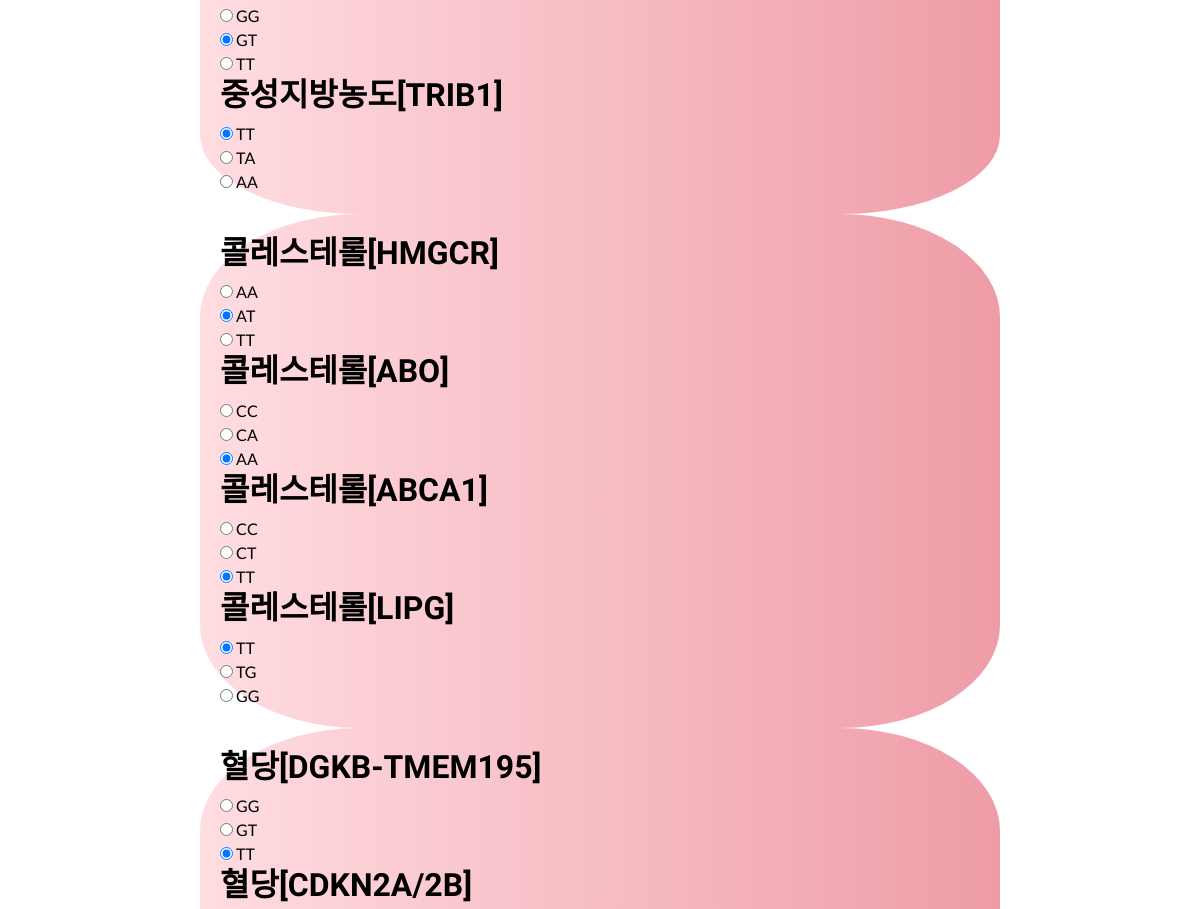
Page /mypage/properties/gene_register/1 (middle part) on the earlier database version.
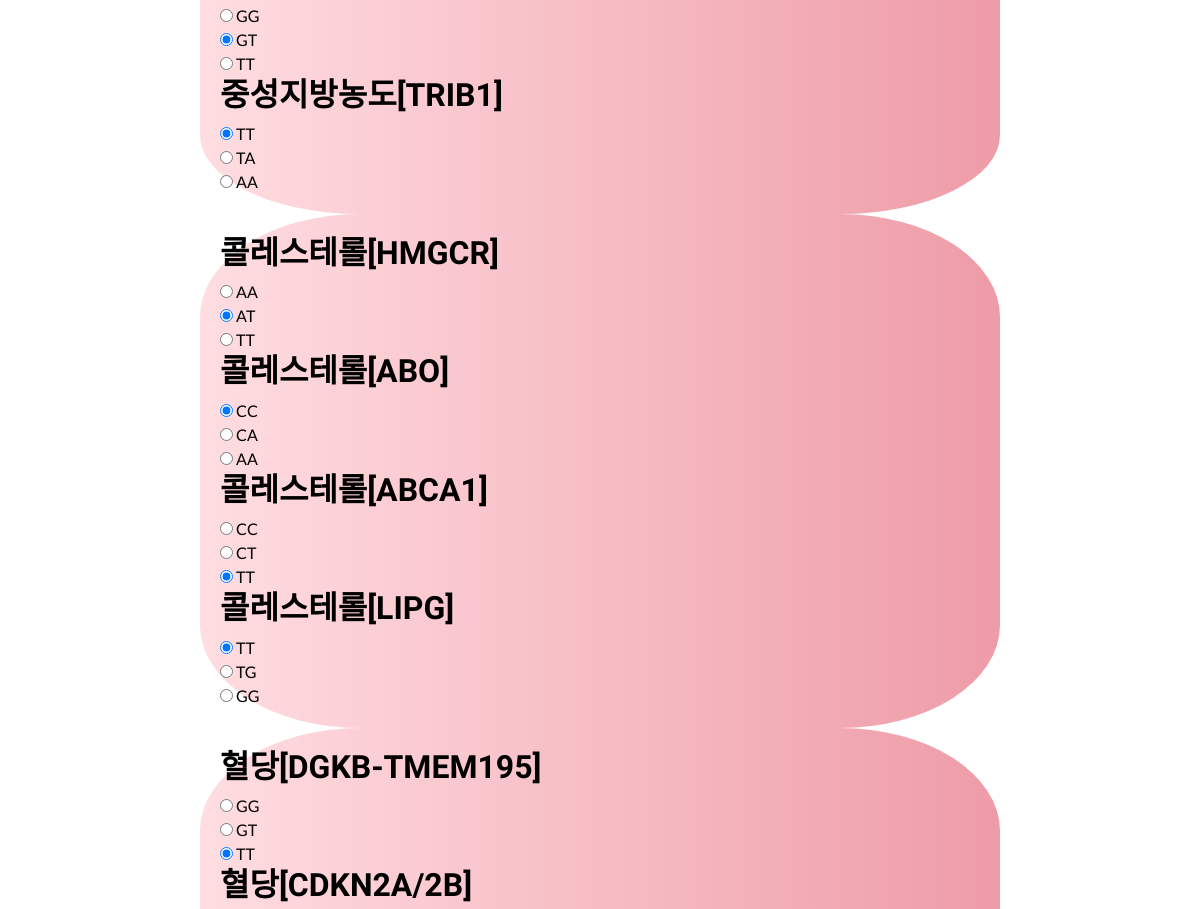
Same page on the later database version.
### Gene/models.py (models this page shows, shortened)
class User(AbstractUser):
    nickname = models.CharField(max_length=20, unique=True, null=True,
                                validators=[validate_no_special_characters])
    intro = models.TextField(null=True)
    profile_picture = models.ImageField(upload_to="profile_pics", default="default_profile_pic.jpg")
    goals = models.TextField(null=True)
    rating_FTO = [
        (1, 'TT'),
        (2, 'TA'),
        (3, 'AA')
    ]
    FTO_gene = models.IntegerField(choices=rating_FTO, default=None, null=True)
    rating_MC4R = [
        (1, 'TT'),
        (2, 'TC'),
        (3, 'CC')
    ]
    MC4R_gene = models.IntegerField(choices=rating_MC4R, default=None, null=True)
    rating_BDNF = [
        (1, 'AA'),
        (2, 'AG'),
        (3, 'GG')
    ]
    BDNF_gene = models.IntegerField(choices=rating_BDNF, default=None, null=True)
    rating_OCA2=[
        (1, 'TT'),
        (2, 'TC'),
        (3, 'CC')
    ]
    OCA2_gene = models.IntegerField(choices=rating_OCA2, null=True, default=None)
    rating_MC1R = [
        (1, 'GG'),
        (2, 'GA'),
        (3, 'AA')
    ]
    MC1R_gene = models.IntegerField(choices=rating_MC1R, null=True, default=None)
    rating_chr20p11_1 = [
        (1, 'GG'),
        (2, 'GA'),
        (3, 'AA')
    ]
    chr20p11_1 = models.IntegerField(choices=rating_chr20p11_1, null=True, default=None)
    rating_chr20p11_2 = [
        (1, 'CC'),
        (2, 'CT'),
        (3, 'TT')
    ]
    chr20p11_2 = models.IntegerField(choices=rating_chr20p11_2, null=True, default=None)
    rating_IL2RA = [
        (1, 'TT'),
        (2, 'TC'),
        (3, 'CC')
    ]
    IL2RA = models.IntegerField(choices=rating_IL2RA, null=True, default=None)
    rating_HLA_DQB1 = [
        (1, 'AA'),
        (2, 'AG'),
        (3, 'GG')
    ]
    HLA_DQB1 = models.IntegerField(choices=rating_HLA_DQB1, null=True, default=None)
    rating_EDAR = [
        (1, 'GG'),
        (2, 'GA'),
        (3, 'AA')
    ]
    EDAR = models.IntegerField(choices=rating_EDAR, null=True, default=None)
    rating_AGER_1 = [
        (1, 'CC'),
        (2, 'CT'),
        (3, 'TT')
    ]
    AGER_1 = models.IntegerField(choices=rating_AGER_1, null=True, default=None)
    rating_AGER_2 = [
        (1, 'GG'),
        (2, 'GA'),
        (3, 'AA')
    ]
    AGER_2 = models.IntegerField(choices=rating_AGER_2, null=True, default=None)
    rating_GCKR = [
        (1, 'CC'),
        (2, 'CT'),
        (3, 'TT')
    ]
    GCKR = models.IntegerField(choices=rating_GCKR, null=True, default=None)
    rating_ANGPTL3 = [
        (1, 'GG'),
        (2, 'GT'),
        (3, 'TT')
    ]
    ANGPTL3 = models.IntegerField(choices=rating_ANGPTL3, null=True, default=None)
    rating_TRIB1 = [
        (1, 'TT'),
        (2, 'TA'),
        (3, 'AA')
    ]
    TRIB1 = models.IntegerField(choices=rating_TRIB1, null=True, default=None)
    rating_HMGCR = [
        (1, 'AA'),
        (2, 'AT'),
        (3, 'TT')
    ]
    HMGCR = models.IntegerField(choices=rating_HMGCR, null=True, default=None)
    rating_ABO = [
        (1, 'CC'),
        (2, 'CA'),
        (3, 'AA')
    ]
    ABO = models.IntegerField(choices=rating_ABO, null=True, default=None)
    rating_LIPG = [
        (1, 'TT'),
        (2, 'TG'),
        (3, 'GG')
    ]
    LIPG = models.IntegerField(choices=rating_LIPG, null=True, default=None)
    rating_DGKB_TMEM195 = [
        (1, 'GG'),
        (2, 'GT'),
        (3, 'TT')
    ]
    DGKB_TMEM195 = models.IntegerField(choices=rating_DGKB_TMEM195, null=True, default=None)
    rating_CDKN2A_2B = [
        (1, 'CC'),
        (2, 'CT'),
        (3, 'TT')
    ]
    CDKN2A_2B = models.IntegerField(choices=rating_CDKN2A_2B, null=True, default=None)
    rating_GCK = [
        (1, 'GG'),
        (2, 'GA'),
        (3, 'AA')
    ]
    GCK = models.IntegerField(choices=rating_GCK, null=True, default=None)
    rating_GLIS3 = [
        (1, 'GG'),
        (2, 'GA'),
        (3, 'AA')
    ]
    GLIS3 = models.IntegerField(choices=rating_GLIS3, null=True, default=None)
    rating_GUCY1A3 = [
        (1, 'AA'),
        (2, 'AC'),
        (3, 'CC')
    ]
    GUCY1A3 = models.IntegerField(choices=rating_GUCY1A3, null=True, default=None)
    rating_ABCA1 = [
        (1, 'CC'),
        (2, 'CT'),
        (3, 'TT')
    ]
    ABCA1 = models.IntegerField(choices=rating_ABCA1, null=True, default=None)
    rating_FGF5 = [
        (1, 'AA'),
        (2, 'AT'),
        (3, 'TT')
    ]
    FGF5 = models.IntegerField(choices=rating_FGF5, null=True, default=None)
    rating_ATP2B1 = [
        (1, 'AA'),
        (2, 'AG'),
        (3, 'GG')
    ]
    ATP2B1 = models.IntegerField(choices=rating_ATP2B1, null=True, default=None)
    rating_NPR3 = [
        (1, 'AA'),
        (2, 'AG'),
        (3, 'GG')
    ]
    NPR3 = models.IntegerField(choices=rating_NPR3, null=True, default=None)
    rating_CYP17A1 = [
        (1, 'GG'),
        (2, 'GA'),
        (3, 'AA')
    ]
    CYP17A1 = models.IntegerField(choices=rating_CYP17A1, null=True, default=None)
    rating_SLC23A1_1 = [
        (1, 'CC'),
        (2, 'CT'),
        (3, 'TT')
    ]
    SLC23A1_1 = models.IntegerField(choices=rating_SLC23A1_1, null=True, default=None)
    rating_SLC23A1_2 = [
        (1, 'AA'),
        (2, 'AG'),
        (3, 'GG')
    ]
    SLC23A1_2 = models.IntegerField(choices=rating_SLC23A1_2, null=True, default=None)
    rating_CYP1A1_CYP1A2 = [
        (1, 'AA'),
        (2, 'AC'),
        (3, 'CC')
    ]
    CYP1A1_CYP1A2 = models.IntegerField(choices=rating_CYP1A1_CYP1A2, null=True, default=None)
    rating_AHR = [
        (1, 'CC'),
        (2, 'CT'),
        (3, 'TT')
    ]
    AHR = models.IntegerField(choices=rating_AHR, null=True, default=None)

### Gene/views.py (the view)
# urls.py: path('mypage/properties/gene_register/<int:user_id>', views.gene_register, name='gene_register'),
def gene_register(request, user_id):
    user = User.objects.get(id=user_id)
    context = dict()
    if request.method == "POST":
        user_gene_form = User_Gene_Register_Form(request.POST, instance=user)
        user_form = user_gene_form.save()
        return redirect('properties')
    else:
        user_gene_form = User_Gene_Register_Form(instance=user)
        context['form'] = user_gene_form
    return render(request, 'Gene_register/gene_register.html', context=context)

### Gene/templates/Gene_register/gene_register.html (shortened to what this page needs)
{% extends 'gene_base/base.html' %}
{% load static %}
{% block content %}
<form method="post">
    <div class="gene_confirm_resultArea" style="color: black; border-radius: 20%;">
        {{form.ANGPTL3}}
        <h2>중성지방농도[TRIB1]</h2>
        {{form.TRIB1}}
    </div>
    <div class="gene_confirm_resultArea" style="color: black; border-radius: 20%;">
        <h2>콜레스테롤[HMGCR]</h2>
        {{form.HMGCR}}
        <h2>콜레스테롤[ABO]</h2>
        {{form.ABO}}
        <h2>콜레스테롤[ABCA1]</h2>
        {{form.ABCA1}}
        <h2>콜레스테롤[LIPG]</h2>
        {{form.LIPG}}
    </div>
    <div class="gene_confirm_resultArea" style="color: black; border-radius: 20%;">
        <h2>혈당[DGKB-TMEM195]</h2>
        {{form.DGKB_TMEM195}}
        <h2>혈당[CDKN2A/2B]</h2>
    </div>
</form>
{% endblock content %}

Differences in the rows shown:
changed User "☐ GG ☑ GT ☐ TT": ABO "☐ CC ☐ CA ☑ AA" → "☑ CC ☐ CA ☐ AA"
